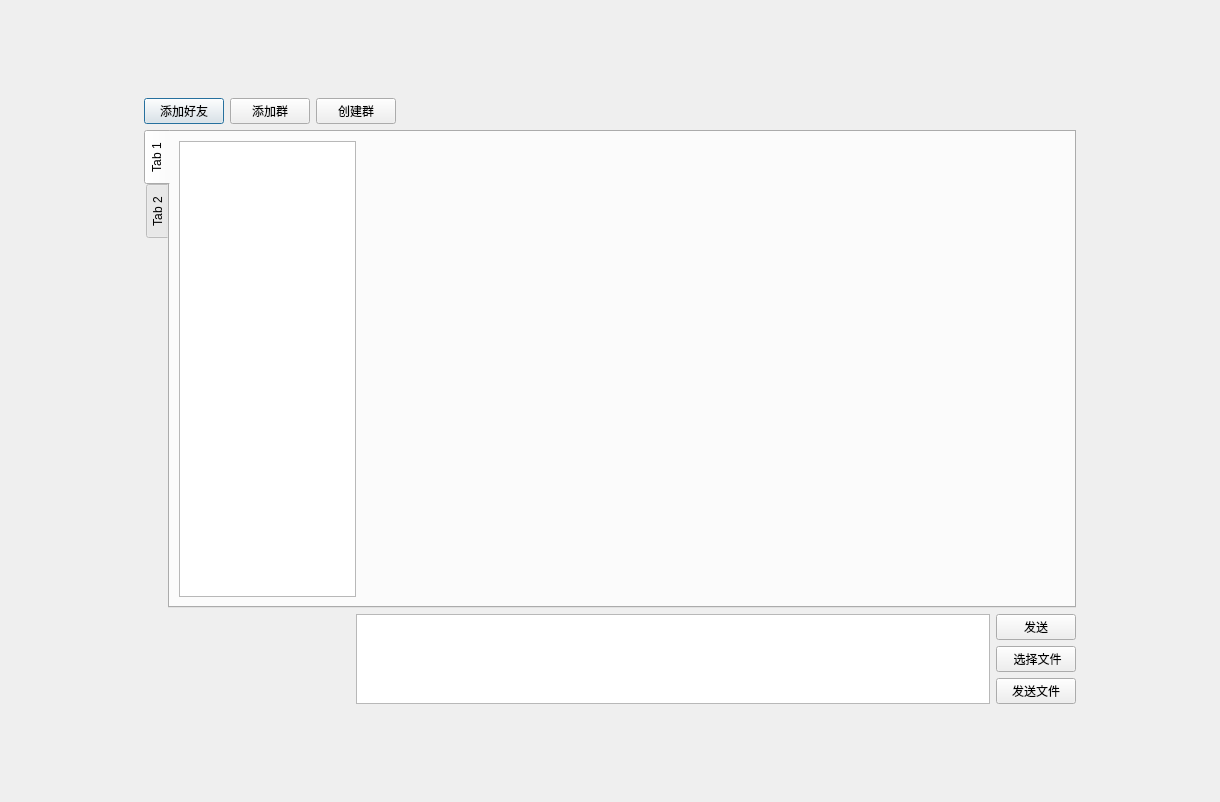
<?xml version="1.0" encoding="UTF-8"?>
<ui version="4.0">
 <class>ClientMainInterface</class>
 <widget class="QDialog" name="ClientMainInterface">
  <property name="geometry">
   <rect>
    <x>0</x>
    <y>0</y>
    <width>1220</width>
    <height>802</height>
   </rect>
  </property>
  <property name="windowTitle">
   <string>聊天界面</string>
  </property>
  <layout class="QVBoxLayout" name="verticalLayout_3" stretch="1,7,1">
   <item>
    <spacer name="verticalSpacer">
     <property name="orientation">
      <enum>Qt::Vertical</enum>
     </property>
     <property name="sizeHint" stdset="0">
      <size>
       <width>20</width>
       <height>83</height>
      </size>
     </property>
    </spacer>
   </item>
   <item>
    <layout class="QHBoxLayout" name="horizontalLayout_5" stretch="1,7,1">
     <item>
      <spacer name="horizontalSpacer_6">
       <property name="orientation">
        <enum>Qt::Horizontal</enum>
       </property>
       <property name="sizeHint" stdset="0">
        <size>
         <width>40</width>
         <height>20</height>
        </size>
       </property>
      </spacer>
     </item>
     <item>
      <layout class="QVBoxLayout" name="verticalLayout_2" stretch="0,10,1">
       <item>
        <layout class="QHBoxLayout" name="horizontalLayout_3" stretch="0,0,0,10">
         <item>
          <widget class="QPushButton" name="pushButton">
           <property name="text">
            <string>添加好友</string>
           </property>
           <property name="iconSize">
            <size>
             <width>41</width>
             <height>41</height>
            </size>
           </property>
          </widget>
         </item>
         <item>
          <widget class="QPushButton" name="pushButton_5">
           <property name="text">
            <string>添加群</string>
           </property>
          </widget>
         </item>
         <item>
          <widget class="QPushButton" name="pushButton_6">
           <property name="text">
            <string>创建群</string>
           </property>
          </widget>
         </item>
         <item>
          <spacer name="horizontalSpacer_3">
           <property name="orientation">
            <enum>Qt::Horizontal</enum>
           </property>
           <property name="sizeHint" stdset="0">
            <size>
             <width>40</width>
             <height>20</height>
            </size>
           </property>
          </spacer>
         </item>
        </layout>
       </item>
       <item>
        <widget class="QTabWidget" name="tabWidget">
         <property name="tabPosition">
          <enum>QTabWidget::West</enum>
         </property>
         <property name="currentIndex">
          <number>0</number>
         </property>
         <widget class="QWidget" name="tab">
          <attribute name="title">
           <string>Tab 1</string>
          </attribute>
          <layout class="QHBoxLayout" name="horizontalLayout" stretch="1,4">
           <item>
            <widget class="QTreeView" name="treeView"/>
           </item>
           <item>
            <spacer name="horizontalSpacer">
             <property name="orientation">
              <enum>Qt::Horizontal</enum>
             </property>
             <property name="sizeHint" stdset="0">
              <size>
               <width>695</width>
               <height>20</height>
              </size>
             </property>
            </spacer>
           </item>
          </layout>
         </widget>
         <widget class="QWidget" name="tab_2">
          <attribute name="title">
           <string>Tab 2</string>
          </attribute>
          <layout class="QHBoxLayout" name="horizontalLayout_2" stretch="1,4">
           <item>
            <widget class="QTreeView" name="treeView_2"/>
           </item>
           <item>
            <spacer name="horizontalSpacer_2">
             <property name="orientation">
              <enum>Qt::Horizontal</enum>
             </property>
             <property name="sizeHint" stdset="0">
              <size>
               <width>695</width>
               <height>20</height>
              </size>
             </property>
            </spacer>
           </item>
          </layout>
         </widget>
        </widget>
       </item>
       <item>
        <layout class="QHBoxLayout" name="horizontalLayout_4" stretch="1,3,0">
         <item>
          <spacer name="horizontalSpacer_4">
           <property name="orientation">
            <enum>Qt::Horizontal</enum>
           </property>
           <property name="sizeHint" stdset="0">
            <size>
             <width>40</width>
             <height>20</height>
            </size>
           </property>
          </spacer>
         </item>
         <item>
          <widget class="QPlainTextEdit" name="plainTextEdit"/>
         </item>
         <item>
          <layout class="QVBoxLayout" name="verticalLayout">
           <item>
            <widget class="QPushButton" name="pushButton_3">
             <property name="text">
              <string>发送</string>
             </property>
            </widget>
           </item>
           <item>
            <widget class="QPushButton" name="pushButton_2">
             <property name="text">
              <string> 选择文件</string>
             </property>
            </widget>
           </item>
           <item>
            <widget class="QPushButton" name="pushButton_4">
             <property name="text">
              <string>发送文件</string>
             </property>
            </widget>
           </item>
          </layout>
         </item>
        </layout>
       </item>
      </layout>
     </item>
     <item>
      <spacer name="horizontalSpacer_5">
       <property name="orientation">
        <enum>Qt::Horizontal</enum>
       </property>
       <property name="sizeHint" stdset="0">
        <size>
         <width>40</width>
         <height>20</height>
        </size>
       </property>
      </spacer>
     </item>
    </layout>
   </item>
   <item>
    <spacer name="verticalSpacer_2">
     <property name="orientation">
      <enum>Qt::Vertical</enum>
     </property>
     <property name="sizeHint" stdset="0">
      <size>
       <width>20</width>
       <height>83</height>
      </size>
     </property>
    </spacer>
   </item>
  </layout>
 </widget>
 <resources/>
 <connections/>
</ui>
